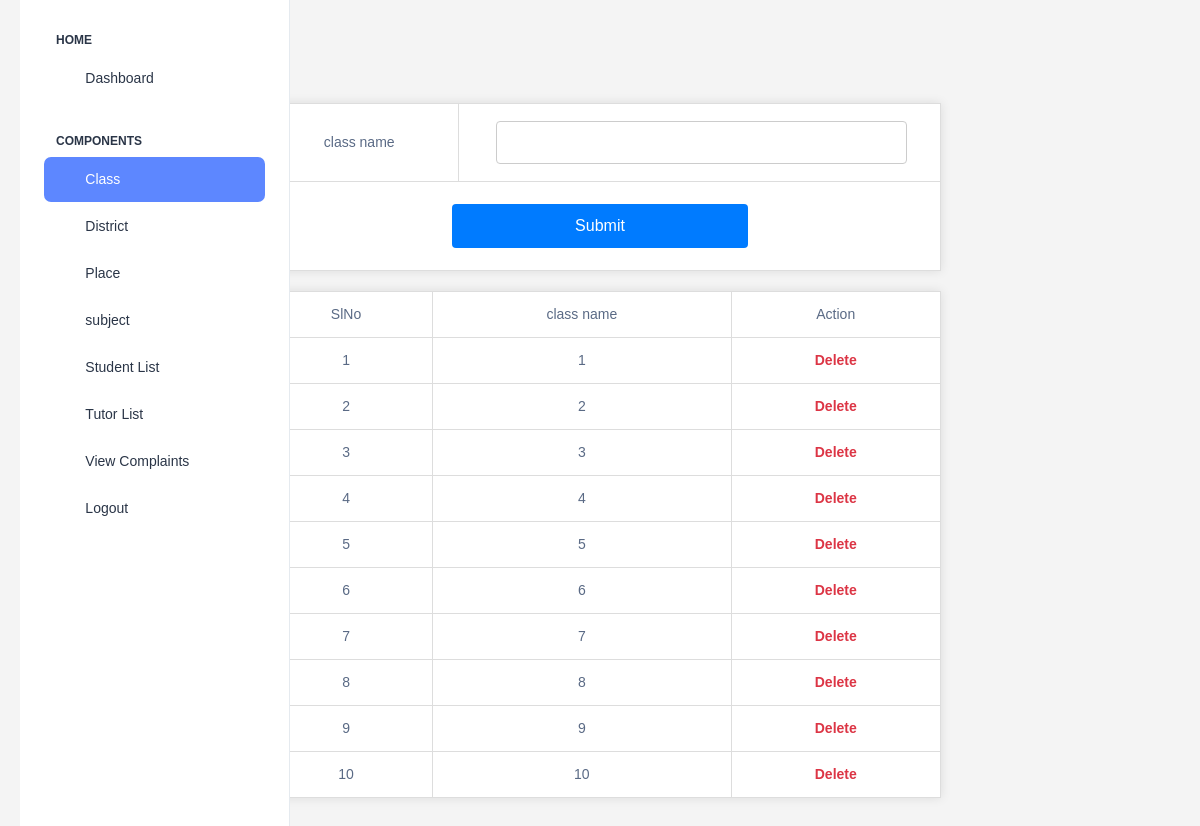
The app's page /Project/Admin/Class.php with its own data.
### tables this page shows
CREATE TABLE `tbl_class` (
  `class_id` int(11) NOT NULL,
  `class_name` varchar(40) NOT NULL
);

### Project/Admin/Class.php (the view, shortened to what this page needs)
<?php
include('../Assets/connection/connection.php');
include("Head.php");
$cname="";
?>
<!DOCTYPE html PUBLIC "-//W3C//DTD XHTML 1.0 Transitional//EN" "http://www.w3.org/TR/xhtml1/DTD/xhtml1-transitional.dtd">
<html xmlns="http://www.w3.org/1999/xhtml">
<head>
</head>
<body>
<form id="form1" name="form1" method="post" action="">
  <table width="200" border="1">
    <tr>
       <td>class name</td>
      <td><label for="txtclassname"></label>
      <input type="text" name="txtclassname" id="txtclassname" value="<?php echo $cname?>" requiredautocomplete="off" required/>
      </td>
    </tr>
    <tr>
      <td colspan="2" align="center"><input type="submit" name="btnsubmit" id="btnsubmit" value="Submit" /></td>
    </tr>
  </table>
  <table  border="1">
    <tr>
      <td>SlNo</td>
      <td>class name</td>
      <td>Action</td>
    </tr>
    <?php
	$i=0;
	$sel="select * from tbl_class";
	$row=$Conn->query($sel);
	while($data=$row->fetch_assoc())
	{
		$i++;
		?>
    <tr>
      <td><?php echo $i ?></td>
      <td><?php echo $data['class_name']?></td>
      <td><a href="Class.php?id=<?php echo $data['class_id']?>">Delete</a></td>
    </tr>
    <?php
	}
	?>
  </table>
</form>
</body>
</html>
<?php
include("Foot.php");
?>

### Project/Admin/Class.php (style rules this page uses)
body { font-family: Arial, sans-serif; background-color: #f4f4f4; margin: 0; padding: 20px; }
table { width: 60%; margin: 20px auto; border-collapse: collapse; background-color: #fff; box-shadow: 0 0 10px rgba(0, 0, 0, 0.1); }
th, td { border: 1px solid #ddd; padding: 12px; text-align: center; }
input[type="text"] { width: 90%; padding: 10px; margin: 5px 0; border: 1px solid #ccc; border-radius: 4px; }
input[type="submit"] { width: 45%; padding: 10px; border: none; border-radius: 4px; background-color: #007bff; color: white; font-size: 16px; cursor: pointer; margin: 10px 2%; }
a { color: #dc3545; font-weight: bold; text-decoration: none; }

### records on screen
tbl_class: class_name "1"
tbl_class: class_name "2"
tbl_class: class_name "3"
tbl_class: class_name "4"
tbl_class: class_name "5"
tbl_class: class_name "6"
tbl_class: class_name "7"
tbl_class: class_name "8"
tbl_class: class_name "9"
tbl_class: class_name "10"
